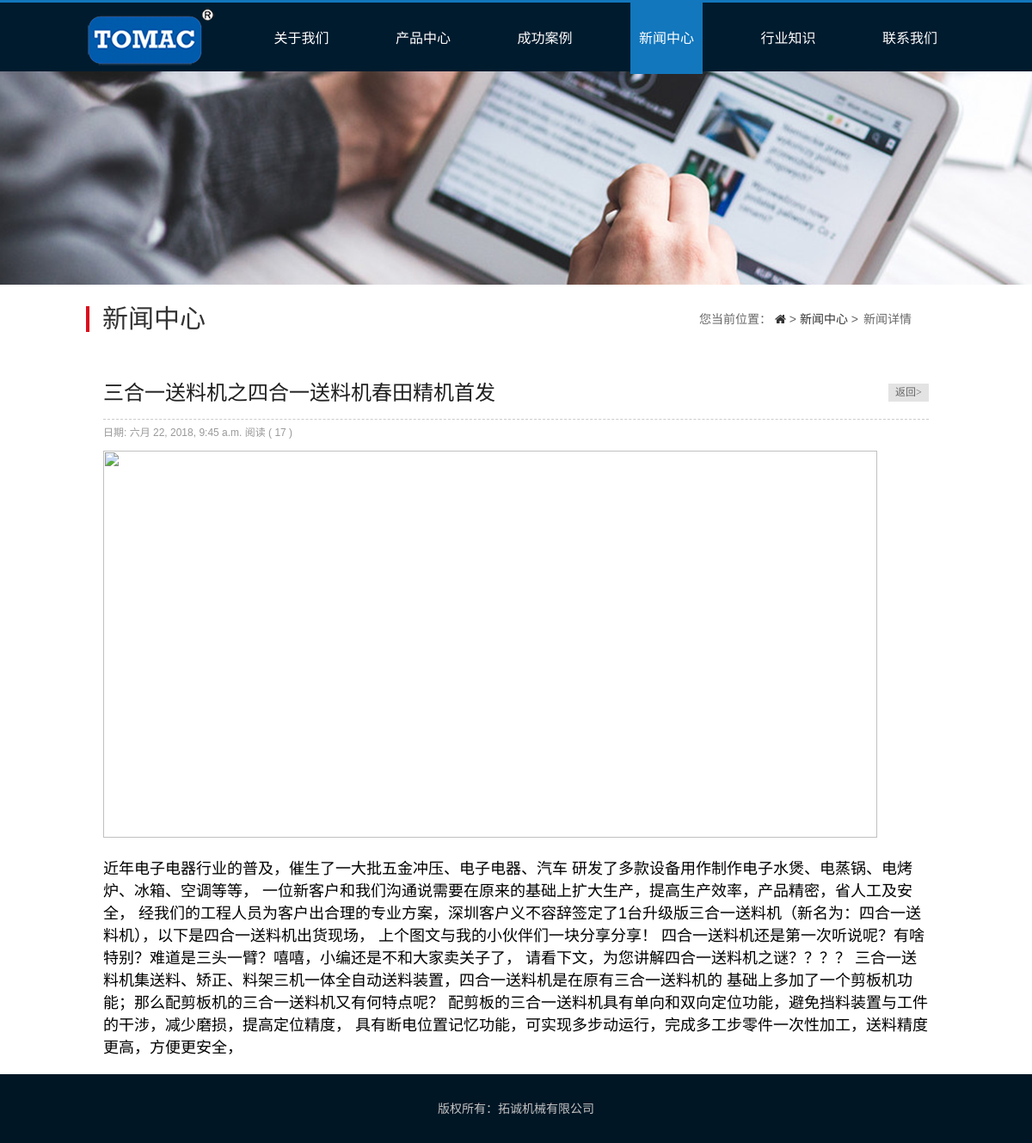
The page /news/1/ on the database its author committed.
### toptran/models.py (models this page shows, shortened)
@python_2_unicode_compatible
class News(models.Model):
	image = FilerImageField(null=True,blank=True,related_name='news_image')
	title = models.CharField(max_length=200)
	body = RichTextField(blank=True,null=True,verbose_name="body")
	pub_date = models.DateTimeField(default=timezone.now)
	views = models.PositiveIntegerField(default=0)
	def increase_views(self):
		self.views += 1
		self.save(update_fields=['views'])
	class Meta():
		ordering = ['-pub_date']

### toptran/views.py (the view)
# urls.py: url(r'^news/(?P<pk>[0-9]+)/$', views.newsdetail, name='newsdetail'),
def newsdetail(request,pk):
	news = get_object_or_404(News,pk=pk)
	news.increase_views()
	news.body = markdown.markdown(news.body,
		                          extensions=[
                                     'markdown.extensions.extra',
                                     'markdown.extensions.codehilite',
                                     'markdown.extensions.toc',
                                  ])
	return render(request,'toptran/newsdetail.html',context={'news':news})

### templates/toptran/newsdetail.html (shortened to what this page needs)
{% extends 'toptran/base.html' %}
{% load staticfiles %}
{% block title %}
    <link rel="stylesheet" type="text/css" href="{% static 'index.css' %}">
  <link rel="stylesheet" type="text/css" href="{% static 'css/news.css' %}">
  <link rel="stylesheet" type="text/css" href="{% static 'css/base.css' %}">
<link href="http://cdn.bootcss.com/font-awesome/4.7.0/css/font-awesome.min.css" rel="stylesheet">
{% endblock %}
{% block content %}
<div class="header">
    <nav>
        <ul>
           <li><a href="{% url 'toptran:index' %}"><div><img src="{% static 'img/LOGO.png' %}"></div></a></li>
           <li class="nav"><a href="{% url 'toptran:about' %}">关于我们</a></li>
           <li class="nav"><a href="{% url 'toptran:product_list' %}">产品中心</a></li>
           <li class="nav"><a href="{% url 'toptran:case' %}">成功案例</a></li>
           <li class="cont"><a href="{% url 'toptran:news' %}">新闻中心</a></li>
           <li class="nav"><a href="{% url 'toptran:knowledge' %}">行业知识</a></li>
           <li class="nav"><a href="{% url 'toptran:contact' %}">联系我们</a></li>
        </ul>
  </nav>
</div>
<div class="news">
            <div class="mbx_nav">
                <p>新闻中心
                  <span>您当前位置：
                      <a href="/">
                        <i class="fa fa-home heading-icon" aria-hidden="true"></i></a> >
                        <a href="{% url 'toptran:news' %}">新闻中心</a> >
                        <span>新闻详情</span>
                    </span>
                </p>
            </div>
            <div class="new_all_1">
             <div class="news_xx_tit">
          <div class="xx_tit_left">
              <p>{{ news.title }}</p>
            </div>
            <div class="xx_tit_right">
              <a href="{% url 'toptran:news' %}">返回></a>
            </div>
        </div>
        <p class="xx_day"> 日期:  {{news.pub_date }} 阅读 ( {{ news.views }} )</p>
        <br>
        <div style="font-size: 150%;margin:0px,20px;padding:0px,20px;">
        <img src="{{ news.image.url }}" alt="" width="900" height="450">
        <br>
        <br>
        {{news.body|safe }}
        </div>
        </div>
</div>
{% endblock %}

### static/index.css (style rules this page uses)
nav ul { height: 80px; border-top:3px solid #1277BD; background-color:#001B2E; display: flex; flex-direction:row; justify-content: space-between; align-items: center; list-style: none; margin:0px; padding: 0px 100px ; }
.nav a:link, .nav a:visited { font-size: 16px; color:white; text-decoration: none; list-style: none; outline:none; }
li { margin:0px 0px; padding: 30px 10px 30px 10px; }
li a:link, li a:visited { outline:none; }

### static/css/news.css (style rules this page uses)
a { text-decoration:none; color:#333; }
.header .cont a:link, .header .cont a:visited { font-size: 16px; color:white; text-decoration: none; list-style: none; outline:none; }
.header .nav { margin:0px 0px; padding: 31px 10px 31px 10px; }
.header .cont { margin:0px 0px; padding: 31px 10px 31px 10px; background-color: #1277BD }
body { background:#fff; color: #000; width: 100%; margin:0px auto; }
.header { background: url(../img/news-banner.png) no-repeat; width: 100%; height: 331px; margin:0px; }
.mbx_nav { line-height:30px; }
.mbx_nav p { display:block; color:#333333; font-size:30px; border-left:#db0c1c solid 4px; padding-left:15px; margin-top:25px; margin-bottom:10px; }
.mbx_nav p span { margin-left:6px; display:block; float:right; font-size:14px; color:#686868; margin-right:20px; }
.news { width:1000px; margin:auto; }
.news_xx_tit { height:21px; line-height:21px; padding:20px 0; border-bottom:#CCC dashed 1px; margin-top:10px; }
.xx_tit_left { float:left; }
.xx_tit_left p { font-size:24px; color:#202020; }
.xx_tit_right { float:right; height:21px; width:47px; background:#e3e3e3; text-align:center; line-height:21px; }
.xx_tit_right a { font-size:12px; color:#666666; font-family:"宋体"; }
.new_all_1 { padding:20px; overflow:hidden; }
.xx_day { margin-top:5px; color:#999; }

### static/css/base.css (style rules this page uses)
body,div,dl,dt,dd,ul,ol,li,h1,h2,h3,h4,h5,h6,pre,form,fieldset,input,textarea,p,blockquote,th,td,img,area,param { margin:0; padding:0; }
html,body { margin:0; padding:0; height: 100%; font-family:arial,黑体,sans-serif; -webkit-text-size-adjust:none; }
ol,ul { padding-left:0; list-style-type:none; list-style:none; }
img { border:none; display:inline-block; vertical-align:middle; }
body { font-size:12px; }

### rows shown on the page
News: title "三合一送料机之四合一送料机春田精机首发", pub_date "六月 22, 2018, 9:45 a.m.", views "17", body "近年电子电器行业的普及，催生了一大批五金冲压、电子电器、汽车 研发了多款设备用作制作电子水煲、电蒸锅、电烤炉、冰箱、空调等等， 一位新客户和我们沟通说需要在原来的基础上扩大生产，提高生产效率，产品精密，省人工及安全， 经我们的工程人员为客户出合理的专业方案，深圳客户义不容辞签定了1台升级版三合一送料机（新名为：四合一送料机），以下是四合一送料机出货现场， 上个图文与我的小伙伴们一块分享分享！ 四合一送料机还是第一次听说呢？有啥特别？难道是三头一臂？嘻嘻，小编还是不和大家卖关子了， 请看下文，为您讲解四合一送料机之谜？？？？ 三合一送料机集送料、矫正、料架三机一体全自动送料装置，四合一送料机是在原有三合一送料机的 基础上多加了一个剪板机功能；那么配剪板机的三合一送料机又有何特点呢？ 配剪板的三合一送料机具有单向和双向定位功能，避免挡料装置与工件的干涉，减少磨损，提高定位精度， 具有断电位置记忆功能，可实现多步动运行，完成多工步零件一次性加工，送料精度更高，方便更安全，"
